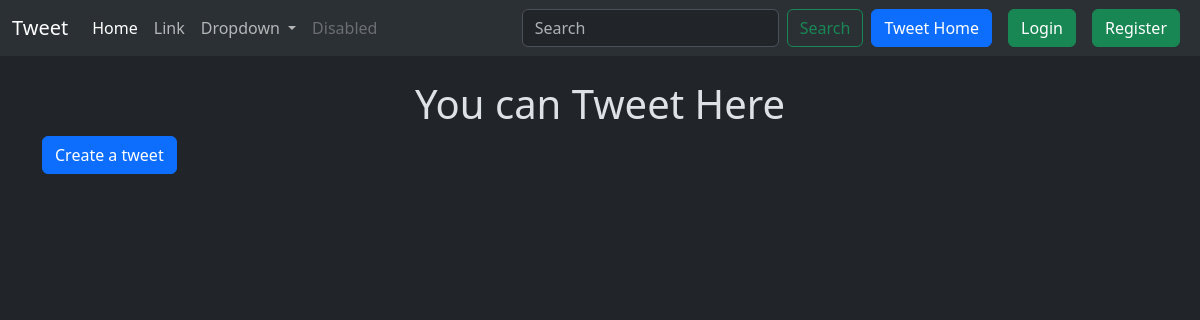
Page /tweet/ on the earlier database version.
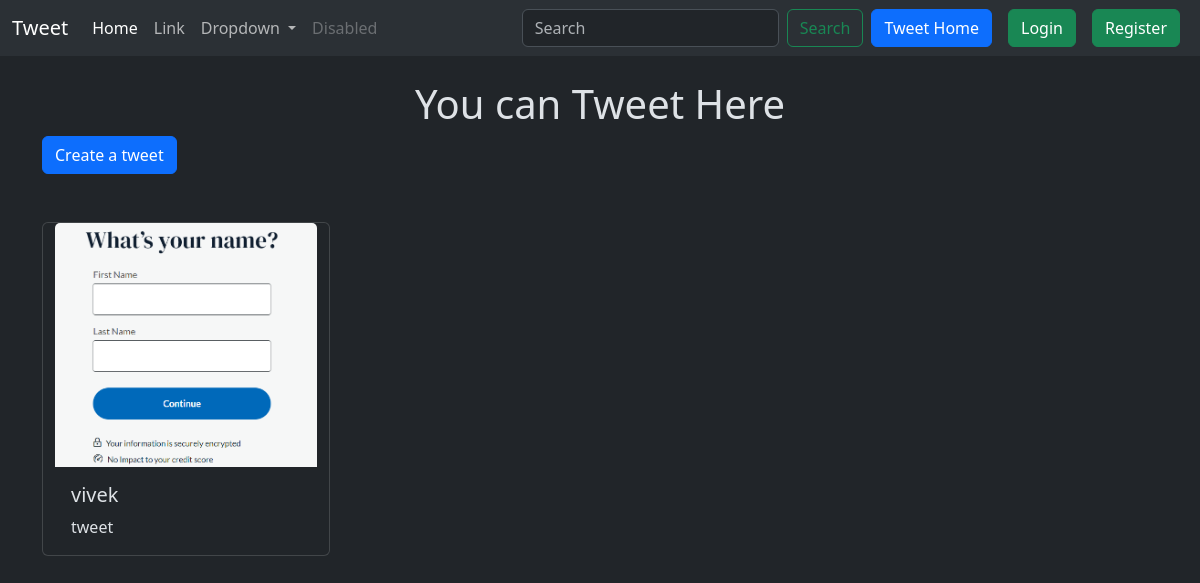
Same page on the later database version.
### tweet/models.py (models this page shows, shortened)
class Tweet(models.Model):
    user = models.ForeignKey(User, on_delete=models.CASCADE)
    text = models.TextField(max_length=240)
    photo = models.ImageField(upload_to="photos/", blank=True, null=True)
    created_at = models.DateTimeField(auto_now_add=True)
    updated_at = models.DateTimeField(auto_now=True)

### tweet/views.py (the view)
# urls.py: path('', views.tweet_list, name='tweet_list'),
def tweet_list(request):
    tweets = Tweet.objects.all().order_by('-created_at')
    return render(request, "tweet_list.html", {'tweets': tweets})

### tweet/templates/tweet_list.html (shortened to what this page needs)
{% extends "layout.html" %}
{% block content %}
<h1 class="text-center mt-4">You can Tweet Here</h1>
<a class="btn btn-primary mb-5" href="{% url 'tweet_create' %}">Create a tweet</a>
<div class="container row gap-3">
    {% for tweet in tweets %}
    <div class="card" style="width: 18rem;">
        <img src="{{tweet.photo.url}}" class="card-img-top" alt="...">
        <div class="card-body">
          <h5 class="card-title">{{tweet.user.username}}</h5>
          <p class="card-text">{{tweet.text}}</p>
        </div>
      </div>
    {% endfor %}
</div>
{% endblock %}

### templates/layout.html (shortened to what this page needs)
{% load static %}
<!DOCTYPE html>
<html lang="en" data-bs-theme="dark">
  <head>
    <link
      href="https://cdn.jsdelivr.net/npm/bootstrap@5.3.3/dist/css/bootstrap.min.css"
      rel="stylesheet"
    />
  </head>
  <body>
    <nav class="navbar navbar-expand-lg bg-body-tertiary">
      <div class="container-fluid">
        <a class="navbar-brand" href="#">Tweet</a>
        <div class="collapse navbar-collapse" id="navbarSupportedContent">
          <ul class="navbar-nav me-auto mb-2 mb-lg-0">
            <li class="nav-item">
              <a class="nav-link active" aria-current="page" href="#">Home</a>
            </li>
            <li class="nav-item">
              <a class="nav-link" href="#">Link</a>
            </li>
            <li class="nav-item dropdown">
              <a class="nav-link dropdown-toggle" href="#" role="button" data-bs-toggle="dropdown" aria-expanded="false">
                Dropdown
              </a>
            </li>
            <li class="nav-item">
              <a class="nav-link disabled" aria-disabled="true">Disabled</a>
            </li>
          </ul>
          <form class="d-flex" role="search">
            <input class="form-control me-2" type="search" placeholder="Search" aria-label="Search">
            <button class="btn btn-outline-success" type="submit">Search</button>
          </form>
          <a href="{% url 'tweet_list' %}" class="btn btn-primary mx-2">Tweet Home</a>
          {% if user.is_authenticated %}
          <form method="post" action="{% url 'logout' %}">
            {% csrf_token %}
            <button class="btn btn-danger" type="submit">Logout</button>
          </form>
          {% else %}
          <a href="{% url 'login' %}" class="btn btn-success mx-2">Login</a>
          <a href="{% url 'register' %}" class="btn btn-success mx-2">Register</a>
          {% endif %}
        </div>
      </div>
    </nav>
    <div class="container">
    {% block content %}{% endblock %}
    </div>
  </body>
</html>

Differences in the rows shown:
added Tweet: photo (picture), user.username "vivek", text "tweet"
